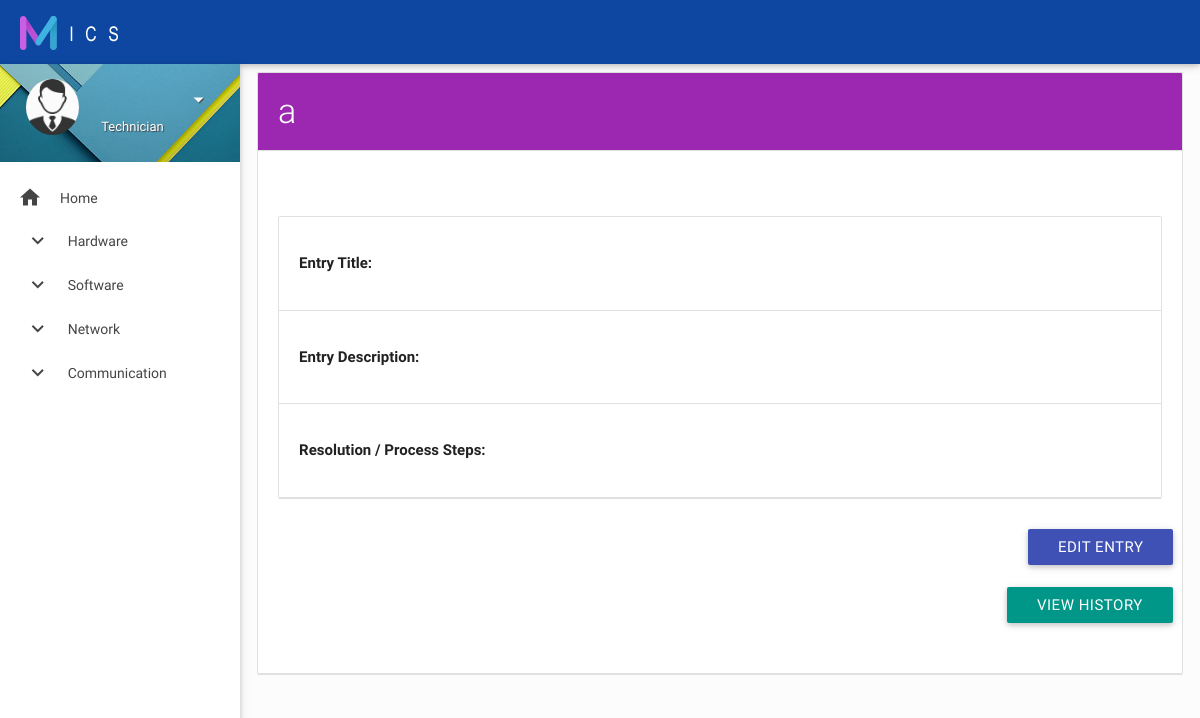
The page /view-entry.php?SubCategoryId=37 on the database its author committed.
### tables this page shows
CREATE TABLE `categorytable` (
  `CategoryId` int(6) NOT NULL AUTO_INCREMENT,
  `NameOfCategory` varchar(60) DEFAULT NULL,
  `acivate` int(1) DEFAULT NULL,
  `dateofdisactivate` datetime DEFAULT NULL,
  PRIMARY KEY (`CategoryId`)
);

CREATE TABLE `subcategorytable` (
  `SubCategoryId` int(6) NOT NULL AUTO_INCREMENT,
  `NameOfSubCategory` varchar(60) DEFAULT NULL,
  `CategoryId` int(6) DEFAULT NULL,
  `activate` int(1) DEFAULT '1',
  `datedisactivate` datetime DEFAULT NULL,
  PRIMARY KEY (`SubCategoryId`)
);

### side-menu.php (the view, shortened to what this page needs)
<aside id="left-sidebar-nav">
    <ul id="slide-out" class="side-nav fixed leftside-navigation">
        <li class="user-details cyan darken-2">
            <div class="row">
                <div class="col col s4 m4 l4">
                    <img src="images/avatar.jpg" alt="" class="circle responsive-img valign profile-image">
                </div>
                <div class="col col s8 m8 l8">
                    <a class="btn-flat dropdown-button waves-effect waves-light white-text profile-btn" href="#" data-activates="profile-dropdown"><?php echo $getUserRes['FirstName']." ".$getUserRes['LastName'] ?><i class="mdi-navigation-arrow-drop-down right"></i></a>
                    <p class="user-roal"><?php if($getUserRes['userlevel'] == 1){echo "Administrator";}else{echo "Technician";} ?></p>
                </div>
            </div>
        </li>
        <li class="bold"><a href="main.php" class="waves-effect waves-cyan"><i class="mdi-action-home"></i> Home</a>
        </li>
        <?php
         $qry = mysqli_query($connection,"select * from categorytable where acivate = 1 group by CategoryId");
        while ($result = mysqli_fetch_assoc($qry)) { ?>
        <li class="no-padding">
            <ul class="collapsible collapsible-accordion">
                <li class="bold"><a  style="padding-left: 0.6cm;" class="collapsible-header waves-effect waves-cyan"><i class="mdi-navigation-expand-more"></i> <?php echo $result['NameOfCategory'] ?></a>
                </li>
            </ul>
        </li>
        <?php } ?>
    </ul>
</aside>

### view-entry.php (shortened to what this page needs)
<?php
include('connection.php');
$getUserQry = mysqli_query($connection, "select * from addaccounttable where AddAccountId = '" . $_SESSION["AddAccountId"] . "'");
$getUserRes = mysqli_fetch_assoc($getUserQry);
 ?>
<!DOCTYPE html>
<html lang="en">
<?php include('head.php'); ?>
    <div id="main">
        <div class="wrapper">
            <?php include('side-menu.php'); ?>
            <section id="content">
                <?php $qry2 = mysqli_query($connection,"select * from subcategorytable where SubCategoryId = '" . $_GET['SubCategoryId'] . "'");
                $result2 = mysqli_fetch_assoc($qry2);
                ?>
                <div class="container">
                    <div id="card-widgets">
                        <div class="row">
                            <div class="col s12 m12 20">
                                <ul id="task-card" class="collection with-header">
                                    <li class="collection-header purple">
                                        <h4 class="task-card-title"><?php echo $result2['NameOfSubCategory'] ?></h4>
                                    </li>
                                      <li class="collection-header">
                                        <div id="basic-form" class="section">
              <div class="row">
                <div class="col s12 m12 12">
                    <div class="row">
                      <div style="text-align: center;height: ">
                      </div>
                    </div>
                                <ul id="task-card" class="collection with-header">
                                    <li class="collection-header">
                                        <p><b>Entry Title:</b>
                                            <br>
                                        </p>
                                    </li>
                                    <li class="collection-header">
                                        <p><b>Entry Description:</b>
                                            <br>
                                        </p>
                                    </li>
                                    <li class="collection-header">
                                        <p><b>Resolution / Process Steps:</b>
                                            <br>
                                        </p>
                                    </li>
                                </ul>
                <div id="flat-button" class="section">
                  <div class="row">
                    <div style="text-align: right;"><?php if ($_SESSION["userlevel"] == 1) { ?>
                        <a href="delete-entry.php?AddFormId=<?php echo $_GET['AddFormId']; ?>&SubCategoryId=<?php echo $_GET['SubCategoryId'] ?>" onclick="return confirm('Are you sure you want to delete this item?');" class="btn waves-effect waves-light red">Delete Entry</a>
                        <br><br>
                      <?php } ?>
                         <a href="edit-entry.php?AddFormId=<?php echo $_GET['AddFormId']; ?>&SubCategoryId=<?php echo $_GET['SubCategoryId'] ?>" class="btn waves-effect waves-light indigo">Edit Entry</a>
                        <br><br>
                      <a href="view-history.php?AddFormId=<?php echo $_GET['AddFormId']; ?>&SubCategoryId=<?php echo $_GET['SubCategoryId'] ?>" class="btn waves-effect waves-light teal">View History</a>
                    </div>
                </div>
                                </ul>
                    </div>
                  </div>
                </div>
                            </div>
                        </div>
                    </div>
</body>
</html>

### mics/css/style.css (style rules this page uses)
body { background-color: #fcfcfc; }
#main, footer { padding-left: 240px; }
.container { padding: 0 0.5rem; margin: 0 auto; max-width: 100% !important; width: 98%; }
#content .container .row { margin-bottom: 0; }
@media only screen and (min-width: 601px) { .container { width: 98%; } }
@media only screen and (min-width: 993px) { .container { width: 98%; } }
ul.side-nav.fixed { top: 64px; }
.side-nav a { line-height: 42px; height: 42px; }
#left-sidebar-nav { position: fixed; width: 100px; left: 180px; z-index: 999; height: auto; }
#slide-out li a i { line-height: inherit; width: 2rem; font-size: 1.6rem; display: block; float: left; text-align: center; margin-right: 1rem; }
ul.side-nav li { padding: 0; }
ul.side-nav .collapsible-header { margin: 0; }
ul.side-nav.fixed { overflow: hidden; }
ul.side-nav.fixed li { line-height: 44px; }
ul.side-nav.fixed li a { font-size: 14px; font-weight: 400; }
ul.side-nav.fixed ul.collapsible-accordion { background-color: #FFF; }
ul.side-nav.fixed li.user-details { background: url(../images/user-bg.jpg) no-repeat center center; -webkit-background-size: cover; -moz-background-size: cover; -o-background-size: cover; background-size: cover; margin-bottom: 15px; padding: 15px 0px 0px 15px; }
.user-details .row { margin: 0; }
ul.side-nav.fixed .profile-btn { margin: 0; text-transform: capitalize; padding: 0; text-shadow: 1px 1px 1px #444; font-size: 15px; }
.user-roal { color: #fff; margin-top: -16px; font-size: 13px; text-shadow: 1px 1px 1px #444; }
.bold > a { font-weight: bold; }
#task-card .task-card-title { margin: 0; color: #fff; font-weight: 300; }
#task-card .collection-header { padding: 20px; }
.collapsible-header { font-weight: 500; }

### rows shown on the page
categorytable: NameOfCategory "Hardware"
categorytable: NameOfCategory "Software"
categorytable: NameOfCategory "Network"
categorytable: NameOfCategory "Communication"
subcategorytable: NameOfSubCategory "a"
